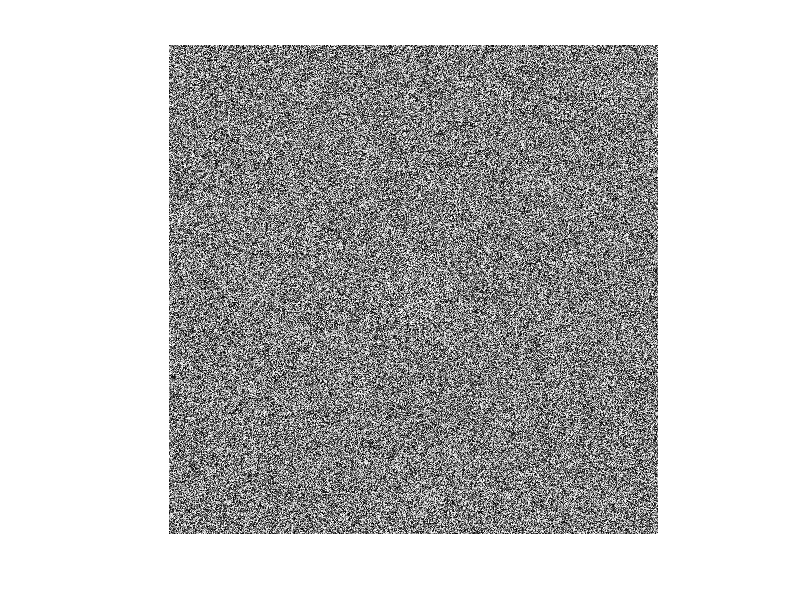

Write MATLAB code to recreate this figure.
%noise circle stimulus
%test pull
%image array 1000x1000

im = rand(501,501);
imcopy = im;

ang=0:0.01:2*pi;
r = 40;
xp=r*cos(ang);
yp=r*sin(ang);

xs = round(xp+250);
ys = round(yp+250);

% for i = 1:length(xp)
%     imcopy(xs(i),ys(i)) = 1;
% end

map = zeros(501,501);
for i = 1:length(im(:,1))
    for j = 1:length(im(:,2))
        if ((i-250)^2) + ((j-250)^2) < r^2
            map(i,j) = 1;
        end
    end
end

idxs = find(map==1);
npix = length(idxs);

imcopy = im;
coherence = 0.05;
frac = round(npix*coherence);

randpix = randsample(idxs,frac,false);

imcopy(randpix) = 1;
imshow(imcopy)

figure(1)
coherence = 0.0;
for n = 1:90
      
      im = rand(501,501);
      imcopy = im;

      
      if n > 60
        coherence = 0.0; 
        frac = round(npix*coherence);
        randpix = randsample(idxs,frac,false);
        imcopy(randpix) = 1;
      elseif n > 30
        coherence = 0.5;
        frac = round(npix*coherence);
        randpix = randsample(idxs,frac,false);
        imcopy(randpix) = 1;
      end
      imwrite(imcopy,strcat('circle_',num2str(n-1),'.bmp'),'bmp')
      %imshow(imcopy)
      %pause(0.001)
end
